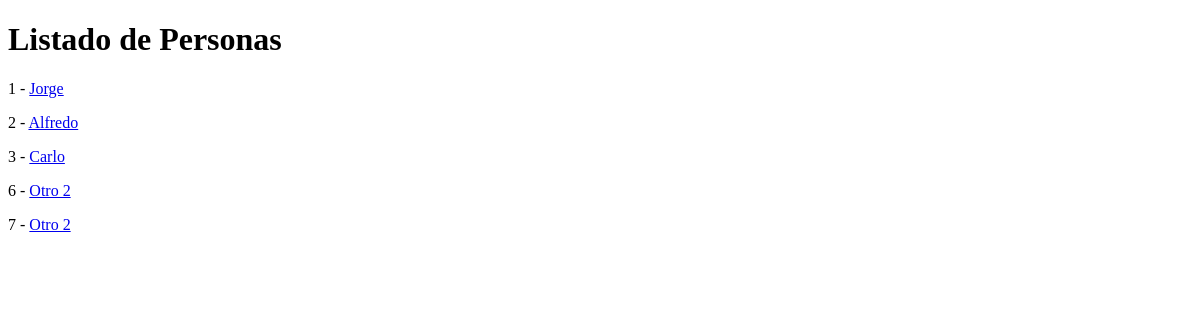
The app's page /personas/, older data.
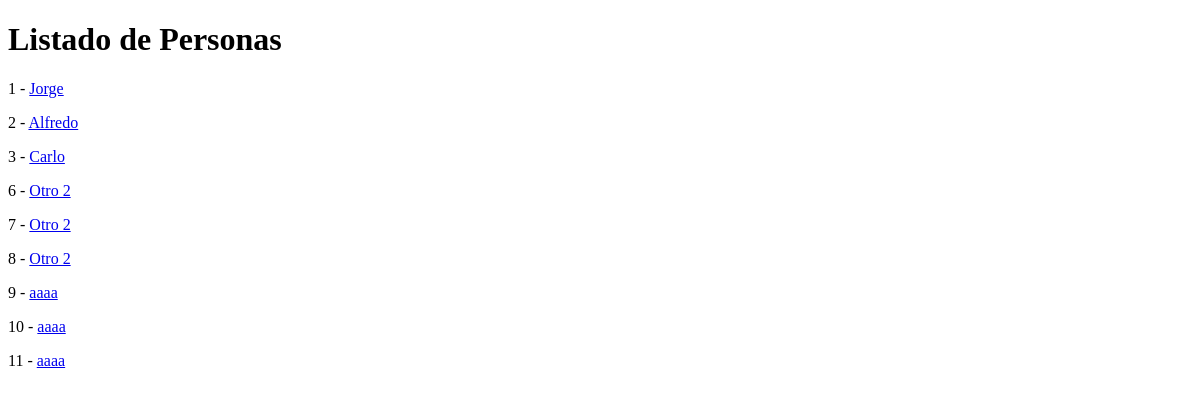
The same page, newer data.
### personas/models.py (models this page shows)
class Persona(models.Model):
    nombres   = models.TextField(max_length=100)
    apellidos = models.TextField(max_length=100)
    edad      = models.IntegerField(blank=True)
    donador   = models.BooleanField()
    def get_absolute_url(self):
        return reverse('personas:persona-detail', kwargs={'pk' : self.id})

### personas/views.py (the view)
# urls.py: path('', PersonaListView.as_view(), name = 'persona-list'),
class PersonaListView(ListView):
    model = Persona
    queryset = Persona.objects.filter(edad__lte='40')

### personas/templates/personas/persona_list.html (shortened to what this page needs)
{% extends 'base.html' %}
{% block body %}
<h1> Listado de Personas</h1>
{% for instance in object_list %}
    <p>
        {{instance.id}} -
        <a href='{{ instance.get_absolute_url }}'> {{ instance.nombres }}</a>
    </p>
{% endfor %}
{% endblock %}

Row changes from the older to the newer data that the page shows:
added Persona: id "8", nombres "Otro 2"
added Persona: id "9", nombres "aaaa"
added Persona: id "10", nombres "aaaa"
added Persona: id "11", nombres "aaaa"
